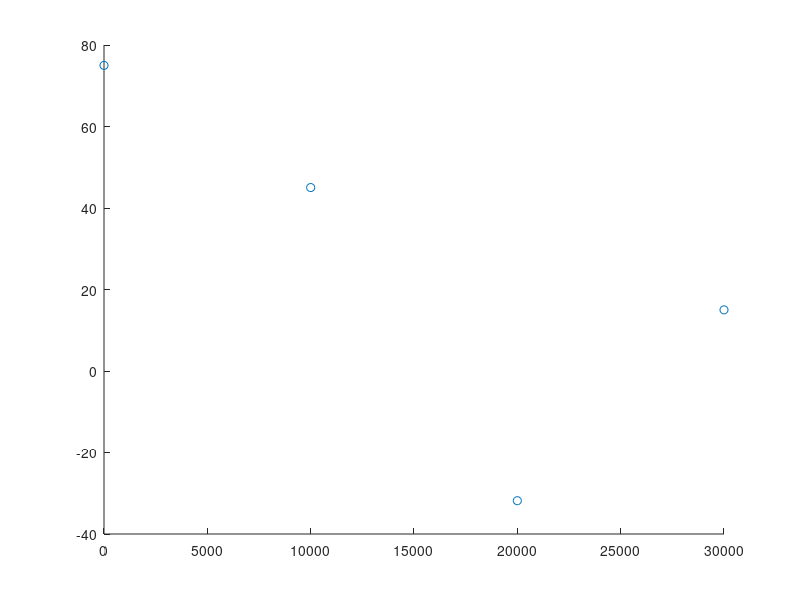

Source code (MATLAB):
R = 5;          % Rload
L = 1.3e-3;     % Inductance
C = 16.7e-6;    % Capacitance
Vg = 100;       % Input Voltage

f = 10e3;       % Switching Frequency
f0 = 0;
f1 = f;
f2 = f*2;
f3 = f*3;


D = .75;        % Duty Cycle

a0 = 100*D;
a1 = ((2*Vg)/(1*pi))*sin(1*pi*D);
a2 = ((2*Vg)/(2*pi))*sin(2*pi*D);
a3 = ((2*Vg)/(3*pi))*sin(3*pi*D);

x = [f0 f1 f2 f3];
y = [a0 a1 a2 a3];
scatter(x,y);